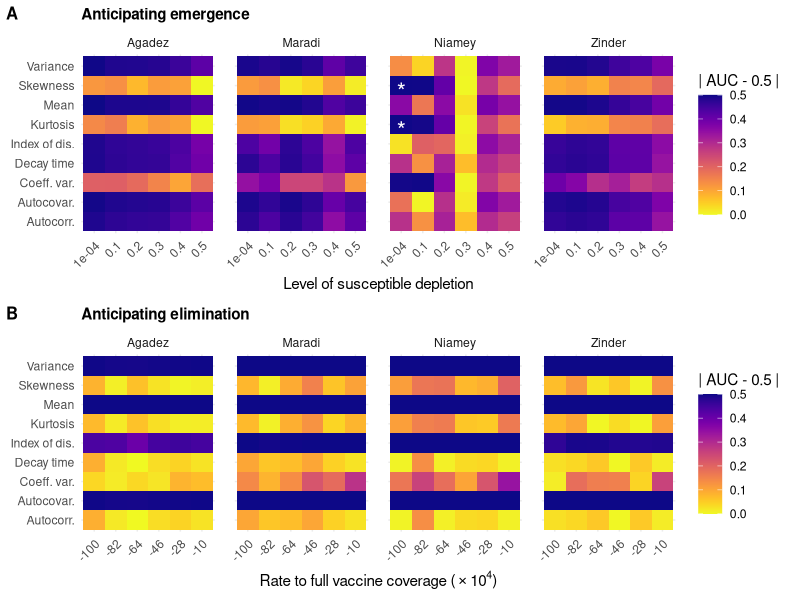

Here is the R script that generated this plot:
# plot-aucs.R
#  Script to plot the AUC results from emergence and endemic simulation
#  tests of EWS.
#
# Author:
#  Andrew Tredennick (atredenn@gmail.com)



# Load libraries ----------------------------------------------------------

library(tidyverse)
library(viridis)


# Load results ------------------------------------------------------------

emergence_aucs <- read.csv("../results/emergence-grid-aucs.csv")
elimination_aucs <- read.csv("../results/elimination-grid-aucs.csv")

star_tbl <- tibble(
  city = "Niamey",
  x = as.factor(rep(1e-04, 2)),
  y = c(5.7, 7.7)
)


# Make the plots ----------------------------------------------------------

emerge_plot <- ggplot() +
  geom_tile(data = emergence_aucs, aes(x = as.factor(susc_discount), y = metric, fill = abs(AUC-0.5))) +
  geom_text(data = star_tbl, aes(x = x, y = y, label = "*"), color = "white", size = 6) +
  scale_fill_viridis(limits = c(0,0.5), direction = -1, option = "C", name = "| AUC - 0.5 |") +
  facet_wrap(~city, nrow = 1) +
  labs(x = "Level of susceptible depletion", y = NULL) +
  theme_minimal() +
  theme(axis.text.x = element_text(angle = 45, hjust = 1)) +
  theme(panel.spacing = unit(1, "lines"),
        plot.title = element_text(size = 11, face = "bold")) +
  ggtitle("Anticipating emergence")

eliminate_plot <- ggplot() +
  geom_tile(data = elimination_aucs, aes(x = as.factor(vacc_speed*10000), y = metric, fill = abs(AUC-0.5))) +
  scale_fill_viridis(limits = c(0,0.5), direction = -1, option = "C", name = "| AUC - 0.5 |") +
  facet_wrap(~city, nrow = 1) +
  labs(x = expression(paste("Rate to full vaccine coverage (", phantom()%*%phantom(), 10^4, ")")), y = NULL) +
  theme_minimal() +
  theme(axis.text.x = element_text(angle = 45, hjust = 1)) +
  theme(panel.spacing = unit(1, "lines"),
        plot.title = element_text(size = 11, face = "bold")) +
  ggtitle("Anticipating elimination")

auc_plot <- cowplot::plot_grid(emerge_plot, eliminate_plot, nrow = 2, align = "v", labels = "AUTO", label_size = 12)

ggsave(filename = "../figures/simulation-grid-aucs.pdf", plot = auc_plot, width = 8.5, height = 5.5, units = "in")




# endemic_aucs <- read.csv("../results/endemic-aucs.csv") %>%
#   mutate(simulation = "Endemic")
# 
# emergence_aucs <- read.csv("../results/emergence-aucs.csv") %>%
#   mutate(simulation = "Emergence")
# 
# auc_tbl <- bind_rows(
#   endemic_aucs, 
#   emergence_aucs
# )
# 
# 
# # Plot and save -----------------------------------------------------------
# 
# auc_plot <- ggplot(auc_tbl, aes(x = metric, y = abs(AUC-0.5), fill = AUC)) +
#   geom_col(position = position_dodge()) +
#   scale_y_continuous(limits = c(0,0.5)) +
#   scale_fill_viridis_c(limits = c(0,1), direction = -1, option = "C") +
#   facet_grid(simulation~city) +
#   theme_minimal() +
#   labs(x = NULL, y = "| AUC - 0.5 |")+
#   theme(axis.text.x = element_text(angle = 45, hjust = 1)) +
#   theme(panel.spacing = unit(1, "lines"))
# 
# ggsave(filename = "../figures/simulation-aucs.pdf", plot = auc_plot, width = 8.5, height = 5, units = "in")
